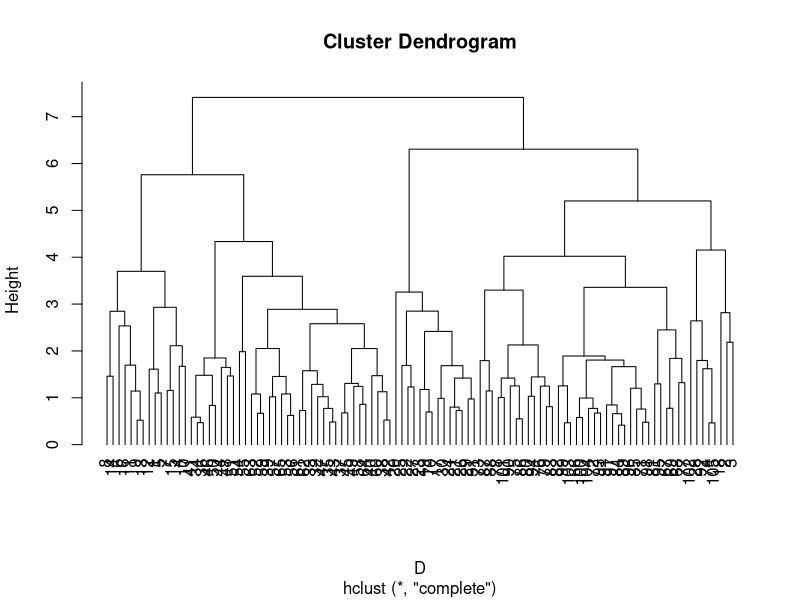
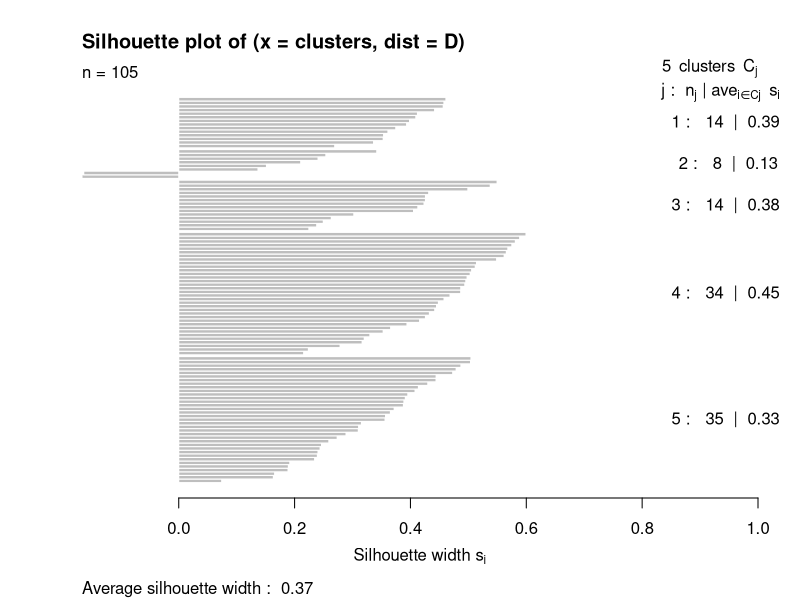

R code for these plots, in order:
## ---- chunk 1
library(knitr)
opts_chunk$set(tidy.opts = list(width.cutoff = 60), tidy = TRUE)
## ---- chunk 2
primate_sculpae <- read.csv(file = '../Data_csv/primate_scapulae.csv')
## ---- chunk 3
primate_sculpae$class <- factor(primate_sculpae$class)
primate_sculpae <- subset(primate_sculpae, select = c(AD.BD, AD.CD, EA.CD, Dx.CD, SH.ACR, EAD, beta, class))
primate_sculpae[, 1:7] <- scale(primate_sculpae[, 1:7])
head(primate_sculpae)
## ---- chunk 4
D <- dist(primate_sculpae[, 1:7])
hc <- hclust(D, method = 'complete')
plot(hc, hang = -1)
## ---- chunk 5
clusters <- cutree(hc, k = 5)
plot(cluster::silhouette(clusters, dist = D))
## ---- chunk 6
table(clusters, primate_sculpae$class)
